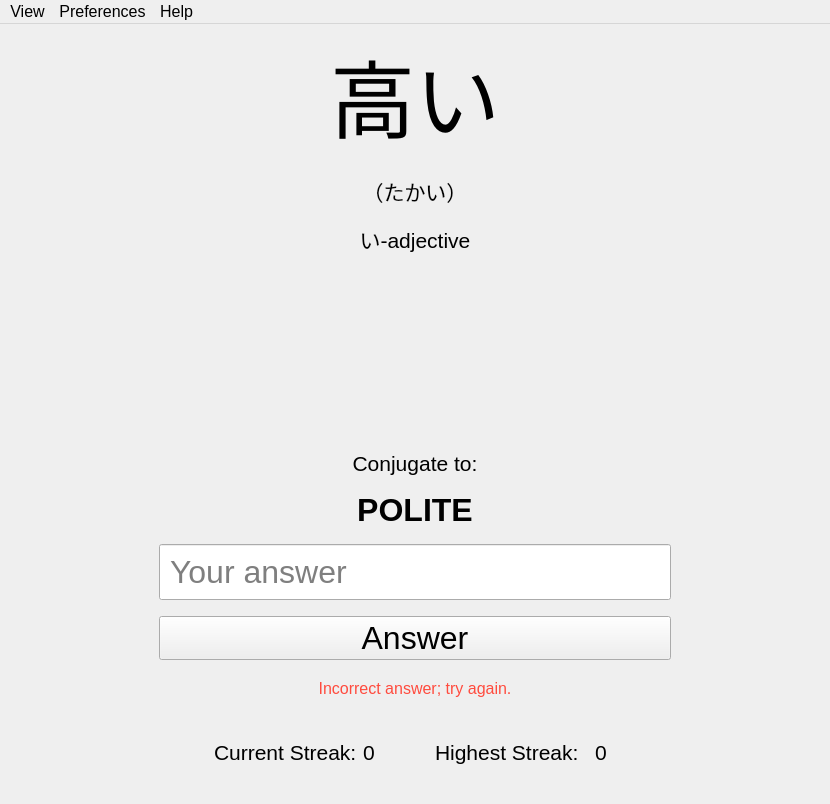
<?xml version="1.0" encoding="UTF-8"?>
<ui version="4.0">
 <class>MainWindow</class>
 <widget class="QMainWindow" name="MainWindow">
  <property name="windowModality">
   <enum>Qt::WindowModality::NonModal</enum>
  </property>
  <property name="geometry">
   <rect>
    <x>0</x>
    <y>0</y>
    <width>830</width>
    <height>804</height>
   </rect>
  </property>
  <property name="sizePolicy">
   <sizepolicy hsizetype="Maximum" vsizetype="Preferred">
    <horstretch>0</horstretch>
    <verstretch>0</verstretch>
   </sizepolicy>
  </property>
  <property name="maximumSize">
   <size>
    <width>16777215</width>
    <height>16777215</height>
   </size>
  </property>
  <property name="font">
   <font>
    <pointsize>16</pointsize>
   </font>
  </property>
  <property name="windowTitle">
   <string>kaeru</string>
  </property>
  <property name="windowIcon">
   <iconset>
    <normaloff>assets/kaeru.svg</normaloff>assets/kaeru.svg</iconset>
  </property>
  <property name="locale">
   <locale language="English" country="UnitedKingdom"/>
  </property>
  <property name="documentMode">
   <bool>false</bool>
  </property>
  <property name="tabShape">
   <enum>QTabWidget::TabShape::Rounded</enum>
  </property>
  <widget class="QWidget" name="centralwidget">
   <layout class="QVBoxLayout" name="verticalLayout_2">
    <property name="spacing">
     <number>16</number>
    </property>
    <item>
     <widget class="QLabel" name="word_to_conjugate">
      <property name="font">
       <font>
        <pointsize>64</pointsize>
       </font>
      </property>
      <property name="cursor">
       <cursorShape>IBeamCursor</cursorShape>
      </property>
      <property name="text">
       <string>高い</string>
      </property>
      <property name="alignment">
       <set>Qt::AlignmentFlag::AlignCenter</set>
      </property>
      <property name="textInteractionFlags">
       <set>Qt::TextInteractionFlag::LinksAccessibleByMouse|Qt::TextInteractionFlag::TextSelectableByMouse</set>
      </property>
     </widget>
    </item>
    <item>
     <widget class="QLabel" name="kana_reading">
      <property name="text">
       <string>（たかい）</string>
      </property>
      <property name="alignment">
       <set>Qt::AlignmentFlag::AlignCenter</set>
      </property>
     </widget>
    </item>
    <item>
     <widget class="QLabel" name="word_type">
      <property name="text">
       <string>い-adjective</string>
      </property>
      <property name="alignment">
       <set>Qt::AlignmentFlag::AlignCenter</set>
      </property>
     </widget>
    </item>
    <item>
     <spacer name="verticalSpacer">
      <property name="orientation">
       <enum>Qt::Orientation::Vertical</enum>
      </property>
      <property name="sizeHint" stdset="0">
       <size>
        <width>20</width>
        <height>40</height>
       </size>
      </property>
     </spacer>
    </item>
    <item>
     <widget class="QLabel" name="inflection_helper_text">
      <property name="text">
       <string>Conjugate to:</string>
      </property>
      <property name="alignment">
       <set>Qt::AlignmentFlag::AlignCenter</set>
      </property>
     </widget>
    </item>
    <item>
     <widget class="QLabel" name="conjugation">
      <property name="font">
       <font>
        <pointsize>24</pointsize>
        <bold>true</bold>
       </font>
      </property>
      <property name="text">
       <string>POLITE</string>
      </property>
      <property name="alignment">
       <set>Qt::AlignmentFlag::AlignCenter</set>
      </property>
     </widget>
    </item>
    <item>
     <layout class="QHBoxLayout" name="horizontalLayout">
      <item>
       <widget class="QLineEdit" name="answer">
        <property name="sizePolicy">
         <sizepolicy hsizetype="Maximum" vsizetype="Fixed">
          <horstretch>0</horstretch>
          <verstretch>0</verstretch>
         </sizepolicy>
        </property>
        <property name="maximumSize">
         <size>
          <width>512</width>
          <height>16777215</height>
         </size>
        </property>
        <property name="font">
         <font>
          <pointsize>24</pointsize>
         </font>
        </property>
        <property name="autoFillBackground">
         <bool>false</bool>
        </property>
        <property name="styleSheet">
         <string notr="true">padding: 8px;</string>
        </property>
        <property name="placeholderText">
         <string>Your answer</string>
        </property>
        <property name="clearButtonEnabled">
         <bool>false</bool>
        </property>
       </widget>
      </item>
     </layout>
    </item>
    <item>
     <layout class="QHBoxLayout" name="horizontalLayout_2">
      <item>
       <widget class="QPushButton" name="answer_button">
        <property name="maximumSize">
         <size>
          <width>512</width>
          <height>16777215</height>
         </size>
        </property>
        <property name="font">
         <font>
          <pointsize>24</pointsize>
         </font>
        </property>
        <property name="cursor">
         <cursorShape>PointingHandCursor</cursorShape>
        </property>
        <property name="text">
         <string>Answer</string>
        </property>
        <property name="autoDefault">
         <bool>true</bool>
        </property>
        <property name="default">
         <bool>false</bool>
        </property>
        <property name="flat">
         <bool>false</bool>
        </property>
       </widget>
      </item>
     </layout>
    </item>
    <item>
     <widget class="QLabel" name="feedback">
      <property name="enabled">
       <bool>true</bool>
      </property>
      <property name="minimumSize">
       <size>
        <width>0</width>
        <height>24</height>
       </size>
      </property>
      <property name="font">
       <font>
        <pointsize>12</pointsize>
       </font>
      </property>
      <property name="toolTip">
       <string/>
      </property>
      <property name="statusTip">
       <string/>
      </property>
      <property name="whatsThis">
       <string/>
      </property>
      <property name="styleSheet">
       <string notr="true">color: #ff4b3e</string>
      </property>
      <property name="text">
       <string>Incorrect answer; try again.</string>
      </property>
      <property name="alignment">
       <set>Qt::AlignmentFlag::AlignCenter</set>
      </property>
     </widget>
    </item>
    <item>
     <spacer name="verticalSpacer_2">
      <property name="orientation">
       <enum>Qt::Orientation::Vertical</enum>
      </property>
      <property name="sizeType">
       <enum>QSizePolicy::Policy::Fixed</enum>
      </property>
      <property name="sizeHint" stdset="0">
       <size>
        <width>20</width>
        <height>24</height>
       </size>
      </property>
     </spacer>
    </item>
    <item>
     <layout class="QHBoxLayout" name="score_section">
      <property name="sizeConstraint">
       <enum>QLayout::SizeConstraint::SetDefaultConstraint</enum>
      </property>
      <item>
       <layout class="QHBoxLayout" name="current_streak_layout">
        <property name="spacing">
         <number>6</number>
        </property>
        <item>
         <spacer name="horizontalSpacer_3">
          <property name="orientation">
           <enum>Qt::Orientation::Horizontal</enum>
          </property>
          <property name="sizeHint" stdset="0">
           <size>
            <width>40</width>
            <height>20</height>
           </size>
          </property>
         </spacer>
        </item>
        <item>
         <widget class="QLabel" name="current_streak_helper_text">
          <property name="font">
           <font>
            <pointsize>16</pointsize>
            <bold>false</bold>
           </font>
          </property>
          <property name="text">
           <string>Current Streak:</string>
          </property>
         </widget>
        </item>
        <item>
         <widget class="QLabel" name="current_streak">
          <property name="minimumSize">
           <size>
            <width>32</width>
            <height>0</height>
           </size>
          </property>
          <property name="font">
           <font>
            <pointsize>16</pointsize>
           </font>
          </property>
          <property name="text">
           <string>0</string>
          </property>
         </widget>
        </item>
       </layout>
      </item>
      <item>
       <spacer name="horizontalSpacer_2">
        <property name="orientation">
         <enum>Qt::Orientation::Horizontal</enum>
        </property>
        <property name="sizeType">
         <enum>QSizePolicy::Policy::Fixed</enum>
        </property>
        <property name="sizeHint" stdset="0">
         <size>
          <width>24</width>
          <height>20</height>
         </size>
        </property>
       </spacer>
      </item>
      <item>
       <layout class="QHBoxLayout" name="highest_streak_layout">
        <item>
         <widget class="QLabel" name="highest_streak_helper_text">
          <property name="font">
           <font>
            <pointsize>16</pointsize>
            <bold>false</bold>
           </font>
          </property>
          <property name="text">
           <string>Highest Streak:</string>
          </property>
         </widget>
        </item>
        <item>
         <widget class="QLabel" name="highest_streak">
          <property name="minimumSize">
           <size>
            <width>32</width>
            <height>0</height>
           </size>
          </property>
          <property name="text">
           <string>0</string>
          </property>
         </widget>
        </item>
        <item>
         <spacer name="horizontalSpacer">
          <property name="orientation">
           <enum>Qt::Orientation::Horizontal</enum>
          </property>
          <property name="sizeHint" stdset="0">
           <size>
            <width>40</width>
            <height>20</height>
           </size>
          </property>
         </spacer>
        </item>
       </layout>
      </item>
     </layout>
    </item>
   </layout>
  </widget>
  <widget class="QMenuBar" name="menubar">
   <property name="geometry">
    <rect>
     <x>0</x>
     <y>0</y>
     <width>830</width>
     <height>25</height>
    </rect>
   </property>
   <property name="font">
    <font>
     <pointsize>12</pointsize>
    </font>
   </property>
   <property name="defaultUp">
    <bool>false</bool>
   </property>
   <property name="nativeMenuBar">
    <bool>true</bool>
   </property>
   <widget class="QMenu" name="menuView">
    <property name="title">
     <string>View</string>
    </property>
    <addaction name="option_show_kana_reading"/>
    <addaction name="option_show_word_type"/>
   </widget>
   <widget class="QMenu" name="menuHelp">
    <property name="title">
     <string>Help</string>
    </property>
    <property name="separatorsCollapsible">
     <bool>false</bool>
    </property>
    <addaction name="action_about"/>
   </widget>
   <widget class="QMenu" name="menuPreferences">
    <property name="title">
     <string>Preferences</string>
    </property>
    <addaction name="option_reveal_answer_on_failure"/>
   </widget>
   <addaction name="menuView"/>
   <addaction name="menuPreferences"/>
   <addaction name="menuHelp"/>
  </widget>
  <widget class="QStatusBar" name="statusbar">
   <property name="sizeGripEnabled">
    <bool>false</bool>
   </property>
  </widget>
  <action name="option_show_kana_reading">
   <property name="checkable">
    <bool>true</bool>
   </property>
   <property name="checked">
    <bool>true</bool>
   </property>
   <property name="text">
    <string>Kana reading</string>
   </property>
   <property name="menuRole">
    <enum>QAction::MenuRole::TextHeuristicRole</enum>
   </property>
  </action>
  <action name="option_show_word_type">
   <property name="checkable">
    <bool>true</bool>
   </property>
   <property name="checked">
    <bool>true</bool>
   </property>
   <property name="text">
    <string>Word type</string>
   </property>
  </action>
  <action name="action_about">
   <property name="text">
    <string>About</string>
   </property>
   <property name="menuRole">
    <enum>QAction::MenuRole::AboutRole</enum>
   </property>
  </action>
  <action name="option_reveal_answer_on_failure">
   <property name="checkable">
    <bool>true</bool>
   </property>
   <property name="checked">
    <bool>true</bool>
   </property>
   <property name="text">
    <string>Reveal answer on failure</string>
   </property>
   <property name="menuRole">
    <enum>QAction::MenuRole::ApplicationSpecificRole</enum>
   </property>
  </action>
 </widget>
 <resources/>
 <connections/>
</ui>
